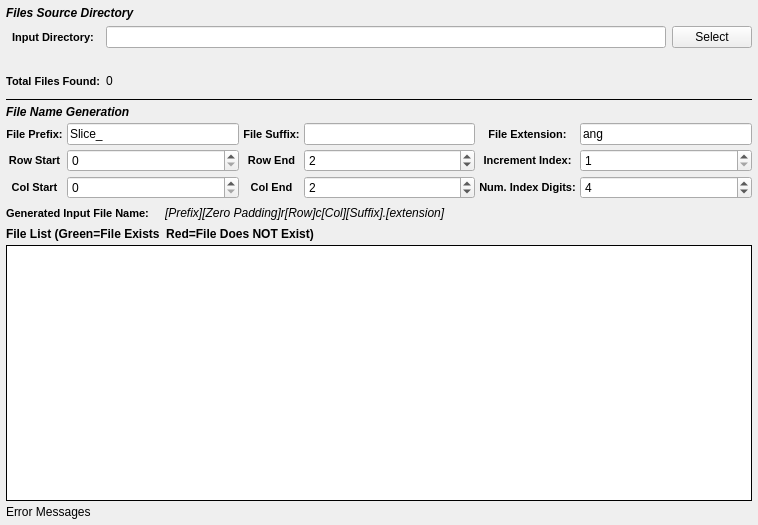
<?xml version="1.0" encoding="UTF-8"?>
<ui version="4.0">
 <class>EbsdMontageListWidget</class>
 <widget class="QFrame" name="EbsdMontageListWidget">
  <property name="geometry">
   <rect>
    <x>0</x>
    <y>0</y>
    <width>758</width>
    <height>525</height>
   </rect>
  </property>
  <property name="title" stdset="0">
   <string>Image Stack Import</string>
  </property>
  <layout class="QGridLayout" name="gridLayout_3">
   <property name="leftMargin">
    <number>6</number>
   </property>
   <property name="topMargin">
    <number>0</number>
   </property>
   <property name="rightMargin">
    <number>6</number>
   </property>
   <property name="bottomMargin">
    <number>6</number>
   </property>
   <property name="spacing">
    <number>4</number>
   </property>
   <item row="6" column="0">
    <layout class="QHBoxLayout" name="_6">
     <item>
      <widget class="QLabel" name="label_17">
       <property name="styleSheet">
        <string notr="true">QLabel {
font-weight: bold;
font-size: 11px;
}</string>
       </property>
       <property name="text">
        <string>Generated Input File Name:</string>
       </property>
      </widget>
     </item>
     <item>
      <spacer name="horizontalSpacer_24">
       <property name="orientation">
        <enum>Qt::Horizontal</enum>
       </property>
       <property name="sizeType">
        <enum>QSizePolicy::Fixed</enum>
       </property>
       <property name="sizeHint" stdset="0">
        <size>
         <width>12</width>
         <height>20</height>
        </size>
       </property>
      </spacer>
     </item>
     <item>
      <widget class="QLabel" name="generatedFileNameExample">
       <property name="font">
        <font>
         <italic>true</italic>
        </font>
       </property>
       <property name="text">
        <string>[Prefix][Zero Padding]r[Row]c[Col][Suffix].[extension]</string>
       </property>
      </widget>
     </item>
     <item>
      <spacer name="horizontalSpacer_25">
       <property name="orientation">
        <enum>Qt::Horizontal</enum>
       </property>
       <property name="sizeHint" stdset="0">
        <size>
         <width>40</width>
         <height>20</height>
        </size>
       </property>
      </spacer>
     </item>
    </layout>
   </item>
   <item row="8" column="0">
    <widget class="QListWidget" name="fileListView">
     <property name="sizePolicy">
      <sizepolicy hsizetype="Expanding" vsizetype="MinimumExpanding">
       <horstretch>0</horstretch>
       <verstretch>0</verstretch>
      </sizepolicy>
     </property>
     <property name="toolTip">
      <string>The list of files that will be imported in the order they will be imported into the HDF5 Ebsd File</string>
     </property>
     <property name="frameShape">
      <enum>QFrame::Box</enum>
     </property>
     <property name="frameShadow">
      <enum>QFrame::Plain</enum>
     </property>
    </widget>
   </item>
   <item row="7" column="0">
    <widget class="QLabel" name="label_57">
     <property name="font">
      <font>
       <weight>75</weight>
       <italic>false</italic>
       <bold>true</bold>
      </font>
     </property>
     <property name="text">
      <string>File List (Green=File Exists  Red=File Does NOT Exist)</string>
     </property>
    </widget>
   </item>
   <item row="9" column="0">
    <widget class="QLabel" name="errorMessage">
     <property name="text">
      <string>Error Messages</string>
     </property>
    </widget>
   </item>
   <item row="0" column="0">
    <layout class="QGridLayout" name="widgetLayout">
     <property name="topMargin">
      <number>6</number>
     </property>
     <property name="bottomMargin">
      <number>6</number>
     </property>
     <property name="spacing">
      <number>6</number>
     </property>
     <item row="3" column="1">
      <widget class="QLabel" name="totalSlices">
       <property name="text">
        <string>0</string>
       </property>
      </widget>
     </item>
     <item row="1" column="0">
      <widget class="QLabel" name="label_29">
       <property name="toolTip">
        <string>The directory that contains the .ang or .ctf files</string>
       </property>
       <property name="styleSheet">
        <string notr="true">QLabel {
font-weight: bold;
font-size: 11px;
}</string>
       </property>
       <property name="text">
        <string>Input Directory:</string>
       </property>
       <property name="alignment">
        <set>Qt::AlignCenter</set>
       </property>
      </widget>
     </item>
     <item row="0" column="0" colspan="3">
      <widget class="QLabel" name="label_5">
       <property name="styleSheet">
        <string notr="true">QLabel 
{
	font-style: italic;font-weight: bold;
font-size: 12px;
}</string>
       </property>
       <property name="text">
        <string>Files Source Directory</string>
       </property>
      </widget>
     </item>
     <item row="1" column="1">
      <widget class="QtSLineEdit" name="inputDir"/>
     </item>
     <item row="2" column="1">
      <widget class="SVSmallLabel" name="absPathLabel">
       <property name="font">
        <font>
         <weight>50</weight>
         <italic>false</italic>
         <bold>false</bold>
        </font>
       </property>
       <property name="text">
        <string/>
       </property>
       <property name="wordWrap">
        <bool>true</bool>
       </property>
       <property name="textInteractionFlags">
        <set>Qt::LinksAccessibleByMouse|Qt::TextSelectableByKeyboard|Qt::TextSelectableByMouse</set>
       </property>
      </widget>
     </item>
     <item row="1" column="2">
      <widget class="QPushButton" name="inputDirBtn">
       <property name="text">
        <string>Select</string>
       </property>
      </widget>
     </item>
     <item row="3" column="0">
      <widget class="QLabel" name="label_47">
       <property name="styleSheet">
        <string notr="true">QLabel {
font-weight: bold;
font-size: 11px;
}</string>
       </property>
       <property name="text">
        <string>Total Files Found:</string>
       </property>
       <property name="alignment">
        <set>Qt::AlignCenter</set>
       </property>
      </widget>
     </item>
    </layout>
   </item>
   <item row="3" column="0">
    <widget class="Line" name="line_9">
     <property name="frameShadow">
      <enum>QFrame::Plain</enum>
     </property>
     <property name="orientation">
      <enum>Qt::Horizontal</enum>
     </property>
    </widget>
   </item>
   <item row="4" column="0">
    <widget class="QLabel" name="label_58">
     <property name="styleSheet">
      <string notr="true">QLabel 
{
	font-style: italic;font-weight: bold;
font-size: 12px;
}</string>
     </property>
     <property name="text">
      <string>File Name Generation</string>
     </property>
    </widget>
   </item>
   <item row="5" column="0">
    <layout class="QGridLayout" name="gridLayout_20">
     <item row="1" column="3">
      <widget class="SVSpinBox" name="rowEnd">
       <property name="minimumSize">
        <size>
         <width>75</width>
         <height>0</height>
        </size>
       </property>
       <property name="toolTip">
        <string>The file index to stop the import at. (Inclusive)</string>
       </property>
       <property name="maximum">
        <number>1000000</number>
       </property>
       <property name="value">
        <number>2</number>
       </property>
      </widget>
     </item>
     <item row="1" column="0">
      <widget class="QLabel" name="label_50">
       <property name="styleSheet">
        <string notr="true">QLabel {
font-weight: bold;
font-size: 11px;
}</string>
       </property>
       <property name="text">
        <string>Row Start</string>
       </property>
       <property name="alignment">
        <set>Qt::AlignCenter</set>
       </property>
      </widget>
     </item>
     <item row="1" column="1">
      <widget class="SVSpinBox" name="rowStart">
       <property name="minimumSize">
        <size>
         <width>75</width>
         <height>0</height>
        </size>
       </property>
       <property name="toolTip">
        <string>Which file index to start the import at.</string>
       </property>
       <property name="maximum">
        <number>1000000</number>
       </property>
       <property name="value">
        <number>0</number>
       </property>
      </widget>
     </item>
     <item row="1" column="2">
      <widget class="QLabel" name="label_51">
       <property name="styleSheet">
        <string notr="true">QLabel {
font-weight: bold;
font-size: 11px;
}</string>
       </property>
       <property name="text">
        <string>Row End</string>
       </property>
       <property name="alignment">
        <set>Qt::AlignCenter</set>
       </property>
      </widget>
     </item>
     <item row="0" column="4">
      <widget class="QLabel" name="label_56">
       <property name="styleSheet">
        <string notr="true">QLabel {
font-weight: bold;
font-size: 11px;
}</string>
       </property>
       <property name="text">
        <string>File Extension:</string>
       </property>
       <property name="alignment">
        <set>Qt::AlignCenter</set>
       </property>
      </widget>
     </item>
     <item row="0" column="3">
      <widget class="SVLineEdit" name="fileSuffix">
       <property name="toolTip">
        <string>The part of the filename that comes AFTER the slice index</string>
       </property>
      </widget>
     </item>
     <item row="0" column="5">
      <widget class="SVLineEdit" name="fileExt">
       <property name="toolTip">
        <string>The file extension of the input files</string>
       </property>
       <property name="text">
        <string>ang</string>
       </property>
      </widget>
     </item>
     <item row="0" column="0">
      <widget class="QLabel" name="label_32">
       <property name="styleSheet">
        <string notr="true">QLabel {
font-weight: bold;
font-size: 11px;
}</string>
       </property>
       <property name="text">
        <string>File Prefix:</string>
       </property>
       <property name="alignment">
        <set>Qt::AlignCenter</set>
       </property>
      </widget>
     </item>
     <item row="0" column="1">
      <widget class="SVLineEdit" name="filePrefix">
       <property name="toolTip">
        <string>The front part of the input file name</string>
       </property>
       <property name="text">
        <string>Slice_</string>
       </property>
      </widget>
     </item>
     <item row="0" column="2">
      <widget class="QLabel" name="label_13">
       <property name="styleSheet">
        <string notr="true">QLabel {
font-weight: bold;
font-size: 11px;
}</string>
       </property>
       <property name="text">
        <string>File Suffix:</string>
       </property>
       <property name="alignment">
        <set>Qt::AlignCenter</set>
       </property>
      </widget>
     </item>
     <item row="1" column="4">
      <widget class="QLabel" name="label_52">
       <property name="styleSheet">
        <string notr="true">QLabel {
font-weight: bold;
font-size: 11px;
}</string>
       </property>
       <property name="text">
        <string>Increment Index:</string>
       </property>
       <property name="alignment">
        <set>Qt::AlignCenter</set>
       </property>
      </widget>
     </item>
     <item row="1" column="5">
      <widget class="SVSpinBox" name="increment">
       <property name="minimumSize">
        <size>
         <width>75</width>
         <height>0</height>
        </size>
       </property>
       <property name="toolTip">
        <string>Which file index to start the import at.</string>
       </property>
       <property name="minimum">
        <number>1</number>
       </property>
       <property name="maximum">
        <number>1000000</number>
       </property>
       <property name="value">
        <number>1</number>
       </property>
      </widget>
     </item>
     <item row="2" column="0">
      <widget class="QLabel" name="label_53">
       <property name="styleSheet">
        <string notr="true">QLabel {
font-weight: bold;
font-size: 11px;
}</string>
       </property>
       <property name="text">
        <string>Col Start</string>
       </property>
       <property name="alignment">
        <set>Qt::AlignCenter</set>
       </property>
      </widget>
     </item>
     <item row="2" column="1">
      <widget class="SVSpinBox" name="colStart">
       <property name="minimumSize">
        <size>
         <width>75</width>
         <height>0</height>
        </size>
       </property>
       <property name="toolTip">
        <string>Which file index to start the import at.</string>
       </property>
       <property name="maximum">
        <number>1000000</number>
       </property>
       <property name="value">
        <number>0</number>
       </property>
      </widget>
     </item>
     <item row="2" column="2">
      <widget class="QLabel" name="label_54">
       <property name="styleSheet">
        <string notr="true">QLabel {
font-weight: bold;
font-size: 11px;
}</string>
       </property>
       <property name="text">
        <string>Col End</string>
       </property>
       <property name="alignment">
        <set>Qt::AlignCenter</set>
       </property>
      </widget>
     </item>
     <item row="2" column="3">
      <widget class="SVSpinBox" name="colEnd">
       <property name="minimumSize">
        <size>
         <width>75</width>
         <height>0</height>
        </size>
       </property>
       <property name="toolTip">
        <string>The file index to stop the import at. (Inclusive)</string>
       </property>
       <property name="maximum">
        <number>1000000</number>
       </property>
       <property name="value">
        <number>2</number>
       </property>
      </widget>
     </item>
     <item row="2" column="4">
      <widget class="QLabel" name="label_21">
       <property name="styleSheet">
        <string notr="true">QLabel {
font-weight: bold;
font-size: 11px;
}</string>
       </property>
       <property name="text">
        <string>Num. Index Digits:</string>
       </property>
       <property name="alignment">
        <set>Qt::AlignCenter</set>
       </property>
      </widget>
     </item>
     <item row="2" column="5">
      <widget class="SVSpinBox" name="totalDigits">
       <property name="toolTip">
        <string>The number of digits to allow for the slice index.</string>
       </property>
       <property name="value">
        <number>4</number>
       </property>
      </widget>
     </item>
    </layout>
   </item>
  </layout>
 </widget>
 <customwidgets>
  <customwidget>
   <class>QtSLineEdit</class>
   <extends>QLineEdit</extends>
   <header location="global">QtSLineEdit.h</header>
  </customwidget>
  <customwidget>
   <class>SVSmallLabel</class>
   <extends>QLabel</extends>
   <header location="global">SVControlWidgets.h</header>
  </customwidget>
  <customwidget>
   <class>SVSpinBox</class>
   <extends>QSpinBox</extends>
   <header location="global">SVControlWidgets.h</header>
  </customwidget>
  <customwidget>
   <class>SVLineEdit</class>
   <extends>QLineEdit</extends>
   <header location="global">SVControlWidgets.h</header>
  </customwidget>
 </customwidgets>
 <tabstops>
  <tabstop>inputDir</tabstop>
  <tabstop>inputDirBtn</tabstop>
  <tabstop>filePrefix</tabstop>
  <tabstop>fileSuffix</tabstop>
  <tabstop>fileExt</tabstop>
  <tabstop>rowStart</tabstop>
  <tabstop>rowEnd</tabstop>
  <tabstop>fileListView</tabstop>
 </tabstops>
 <resources/>
 <connections/>
</ui>
